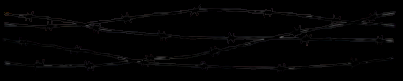
%> input picture hangRao.png, 403 x 81 px
$ octave --eval "result = LoadImageFence1;"   (GNU Octave 9; MATLAB toolbox functions it lacks are replaced by stand-ins)
%> lines starting %> are read from the running program, lines starting %| are printed output that depends on the picture
function [v_ImageFence1,v_AlphaFence1]=LoadImageFence1()

[v_ImageFence1, ~, v_AlphaFence1]	= imread('hangRao.png');
%> v_ImageFence1 is the input picture: size 81x403x3 uint8; mean R, G, B 2.8, 2.6, 2.8
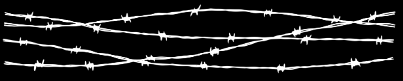
%> v_AlphaFence1: size 81x403 uint8; min 0, max 255, mean 28.3
v_ImageFence1 = imresize(v_ImageFence1, [33 205], 'lanczos3' );
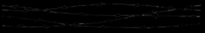
%> v_ImageFence1: size 33x205x3 uint8; mean R, G, B 2.9, 2.7, 2.9
v_AlphaFence1 = imresize(v_AlphaFence1, [33 205], 'lanczos3' );
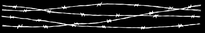
%> v_AlphaFence1: size 33x205 uint8; min 0, max 255, mean 30.4


%[v_ImageHome, ~, v_AlphaHome]	= imread('6186627.png');
%v_ImageHome = imresize(v_ImageHome, [100 100], 'lanczos3' );
%v_AlphaHome = imresize(v_AlphaHome, [100 100], 'lanczos3' );

$ run again, with 6186627.png copied over hangRao.png
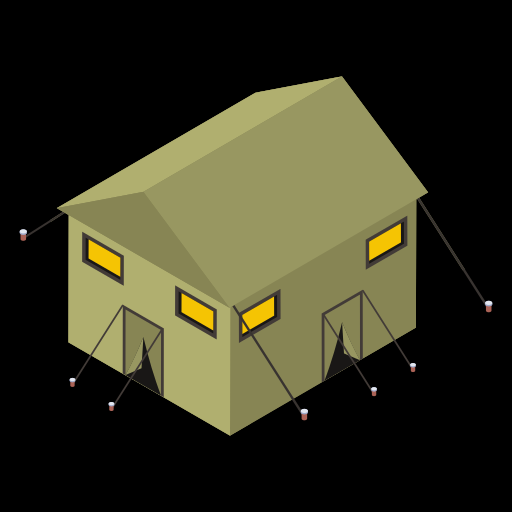
%> input picture 6186627.png, 512 x 512 px
%> in LoadImageFence1, v_ImageFence1 is the input picture: size 512x512x3 uint8; mean R, G, B 51.8, 50.7, 31.6
%> in LoadImageFence1, `[v_ImageFence1, ~, v_AlphaFence1]	= imread('hangRao.png');`:
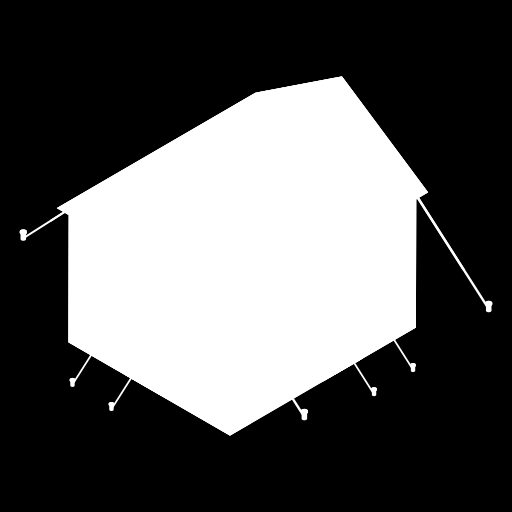
%> v_AlphaFence1: size 512x512 uint8; min 0, max 255, mean 88.7
%> v_ImageFence1: size 33x205x3 uint8
%> in LoadImageFence1, `v_AlphaFence1 = imresize(v_AlphaFence1, [33 205], 'lanczos3' );`:
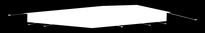
%> v_AlphaFence1: size 33x205 uint8; min 0, max 255, mean 88.8

$ run again, with Battleship.png copied over hangRao.png
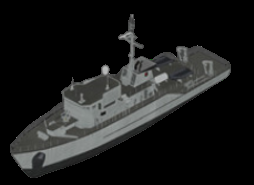
%> input picture Battleship.png, 254 x 185 px
%> in LoadImageFence1, v_ImageFence1 is the input picture: size 185x254x3 uint8; mean R, G, B 27.3, 28, 27.4
%> in LoadImageFence1, `[v_ImageFence1, ~, v_AlphaFence1]	= imread('hangRao.png');`:
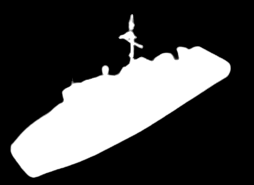
%> v_AlphaFence1: size 185x254 uint8; min 0, max 255, mean 71.7
%> v_ImageFence1: size 33x205x3 uint8
%> in LoadImageFence1, `v_AlphaFence1 = imresize(v_AlphaFence1, [33 205], 'lanczos3' );`:
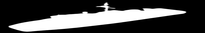
%> v_AlphaFence1: size 33x205 uint8; min 0, max 255, mean 71.7
